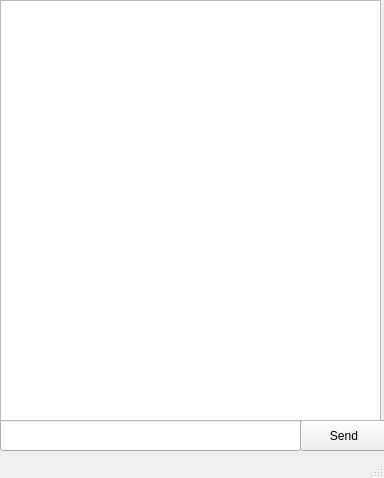
<?xml version="1.0" encoding="UTF-8"?>
<ui version="4.0">
 <class>MainWindow</class>
 <widget class="QMainWindow" name="MainWindow">
  <property name="geometry">
   <rect>
    <x>0</x>
    <y>0</y>
    <width>384</width>
    <height>478</height>
   </rect>
  </property>
  <property name="windowTitle">
   <string>BOE</string>
  </property>
  <widget class="QWidget" name="centralwidget">
   <widget class="QLineEdit" name="lineEdit">
    <property name="geometry">
     <rect>
      <x>0</x>
      <y>420</y>
      <width>301</width>
      <height>31</height>
     </rect>
    </property>
   </widget>
   <widget class="QPushButton" name="pushButton">
    <property name="geometry">
     <rect>
      <x>300</x>
      <y>420</y>
      <width>88</width>
      <height>31</height>
     </rect>
    </property>
    <property name="text">
     <string>Send</string>
    </property>
   </widget>
   <widget class="QTextBrowser" name="textBrowser">
    <property name="geometry">
     <rect>
      <x>0</x>
      <y>0</y>
      <width>381</width>
      <height>421</height>
     </rect>
    </property>
   </widget>
  </widget>
  <widget class="QStatusBar" name="statusbar"/>
 </widget>
 <resources/>
 <connections/>
</ui>
